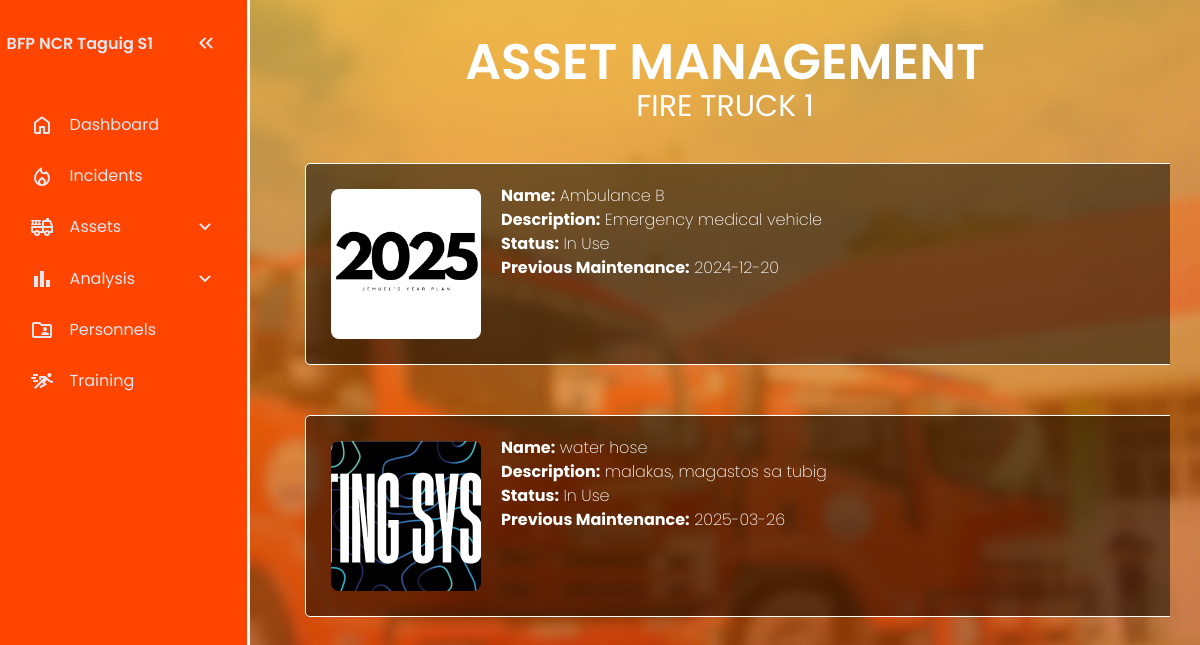
The app's page /assets/FireTruck2.php with its own data.
### tables this page shows
CREATE TABLE `assets_image` (
  `asset_id` int(11) NOT NULL,
  `img_path` varchar(128) NOT NULL
);

CREATE TABLE `assets` (
  `asset_id` int(11) NOT NULL,
  `assetcategory_id` int(11) DEFAULT NULL,
  `asset_name` varchar(100) NOT NULL,
  `description` text DEFAULT NULL,
  `status` enum('Available','In Use','Maintenance','Damaged') DEFAULT 'Available',
  `last_maintenance_date` date DEFAULT NULL
);

### assets/FireTruck2.php (the view, shortened to what this page needs)
<?php
include('../includes/config.php');
$categoryID = 2;
$sql = "SELECT a.asset_id, a.asset_name, a.description, a.status, a.last_maintenance_date, ac.Category
        FROM assets a
        JOIN asset_category ac ON a.assetcategory_id = ac.AssetCategory_ID
        WHERE a.assetcategory_id = ?";
$stmt = $conn->prepare($sql);
$stmt->bind_param("i", $categoryID);
$stmt->execute();
$result = $stmt->get_result();
?>
<!DOCTYPE html>
<html lang="en">
<head>
  <link rel="stylesheet" href="AssetIndex.css">
</head>
<body>
    <nav id="sidebar">
        <ul>
        <li>
            <span class="logo"><a href="../dashboard/RescueFlowIndex.php">BFP NCR Taguig S1</a></span>
            <button onclick=toggleSidebar() id="toggle-btn">
            </button>
        </li>
        <li>
            <a href="../dashboard/RescueFlowIndex.php" >
            <span>Dashboard</span>
            </a>
        </li>
        <li>
            <a href="../incident/IncidentIndex.php">
            <span>Incidents</span>
            </a>
        </li>
        <li>
            <button onclick=toggleSubMenu(this) class="dropdown-btn">
            <span>Assets</span>
            <svg xmlns="http://www.w3.org/2000/svg" height="24px" viewBox="0 -960 960 960" width="24px" fill="#e8eaed"><path d="M480-361q-8 0-15-2.5t-13-8.5L268-556q-11-11-11-28t11-28q11-11 28-11t28 11l156 156 156-156q11-11 28-11t28 11q11 11 11 28t-11 28L508-372q-6 6-13 8.5t-15 2.5Z"/></svg>
            </button>
        <li>
            <button onclick=toggleSubMenu(this) class="dropdown-btn">
            <svg xmlns="http://www.w3.org/2000/svg" height="24px" viewBox="0 -960 960 960" width="24px" fill="#F19E39"><path d="M640-160v-280h160v280H640Zm-240 0v-640h160v640H400Zm-240 0v-440h160v440H160Z"/></svg>
            <span>Analysis</span>
            <svg xmlns="http://www.w3.org/2000/svg" height="24px" viewBox="0 -960 960 960" width="24px" fill="#e8eaed"><path d="M480-361q-8 0-15-2.5t-13-8.5L268-556q-11-11-11-28t11-28q11-11 28-11t28 11l156 156 156-156q11-11 28-11t28 11q11 11 11 28t-11 28L508-372q-6 6-13 8.5t-15 2.5Z"/></svg>
            </button>
        </li>
        </li>
        <li>
            <a href="../personnels/PersonnelIndex.php">
            <span>Personnels</span>
            </a>
        </li>
        <li>
            <a href="../training/TrainingIndex.php">
            <span>Training</span>
            </a>
        </li>
        </ul>
    </nav>
    <main>
    <h1 class="asset-header">ASSET MANAGEMENT</h1>
    <h2>FIRE TRUCK 1</h2>
    <div class="asset-container">
    <?php while ($row = $result->fetch_assoc()): ?>
            <div class="asset-structure">
                <div class="asset-picture">
                    <?php
                        $asset_id = $row['asset_id'];
                        $img_query = "SELECT img_path FROM assets_image WHERE asset_id = $asset_id";
                        $img_result = $conn->query($img_query);
                        while ($img_row = $img_result->fetch_assoc()) {
                            echo '<img src="../' . $img_row['img_path'] . '">';
                        }
                    ?>
                </div>
                <div class="asset-info">
                    <p class="asset-details">
                        <strong>Name:</strong> <?php echo htmlspecialchars($row['asset_name']); ?><br>
                        <strong>Description:</strong> <?php echo htmlspecialchars($row['description']); ?><br>
                        <strong>Status:</strong> <?php echo htmlspecialchars($row['status']); ?><br>
                        <strong>Previous Maintenance:</strong> <?php echo htmlspecialchars($row['last_maintenance_date']); ?><br>
                    </p>
                </div>
            </div>
        <?php endwhile; ?>
    </div>
  </main>
</body>
</html>

### assets/AssetIndex.css (style rules this page uses)
:root { --base-clr: orangered; --line-clr: white; --hover-clr: black; --text-clr: #e6e6ef; --accent-clr: #5e63ff; --secondary-text-clr: #b0b3c1; }
* { margin: 0; padding: 0; }
html { font-family: Poppins, 'Segoe UI', Tahoma, Geneva, Verdana, sans-serif; line-height: 1.5rem; }
body { background: url('LoginRegister.png') no-repeat center center/cover; min-height: 100vh; min-height: 100dvh; display: grid; grid-template-columns: auto 1fr; }
#sidebar { box-sizing: border-box; height: 100vh; width: 250px; padding: 5px 1em; background-color: var(--base-clr); border-right: 3px solid white; position: sticky; top: 0; align-self: start; transition: 300ms ease-in-out; overflow: hidden; text-wrap: nowrap; }
#sidebar ul { list-style: none; }
#sidebar a, #sidebar .dropdown-btn, #sidebar .logo { border-radius: .5em; padding: .85em; text-decoration: none; color: var(--text-clr); display: flex; align-items: center; gap: 1em; }
.dropdown-btn { width: 100%; text-align: left; background: none; border: none; font: inherit; cursor: pointer; }
#sidebar svg { flex-shrink: 0; fill: var(--text-clr); }
#sidebar a span, #sidebar .dropdown-btn span { flex-grow: 1; }
.dropdown-btn svg { transition: 200ms ease; }
main { padding: min(30px, 7%); }
main p { color: var(--secondary-text-clr); margin-top: 5px; margin-bottom: 15px; }
.asset-header { font-size: 50px; text-align: center; font-weight: 600; margin-bottom: 20px; margin-top: 20px; color: white; }
h2 { font-size: 30px; text-align: center; font-weight: 400; margin-bottom: 20px; margin-top: 10px; color: white; }
.asset-container { overflow: hidden; margin-bottom: 1.5rem; display: flex; flex-direction: column; }
.asset-structure { display: flex; flex-direction: row; border: 1px solid white; border-radius: 5px; background-color: rgba(0, 0, 0, 0.5); margin: 25px; padding: 15px; width: 100%; }
.asset-picture { height: 150px; width: 150px; padding: 10px; margin-right: 10px; overflow: hidden; display: flex; align-items: center; justify-content: center; }
.asset-picture img { width: 100%; height: 100%; object-fit: cover; border-radius: 8px; }
.asset-details { gap: 15px; color: white; font-weight: 200; }

### records on screen
assets: asset_name "Ambulance B", description "Emergency medical vehicle", status "In Use", last_maintenance_date "2024-12-20"
assets_image: img_path (picture)
assets: asset_name "water hose", description "malakas, magastos sa tubig", status "In Use", last_maintenance_date "2025-03-26"
assets_image: img_path (picture)
